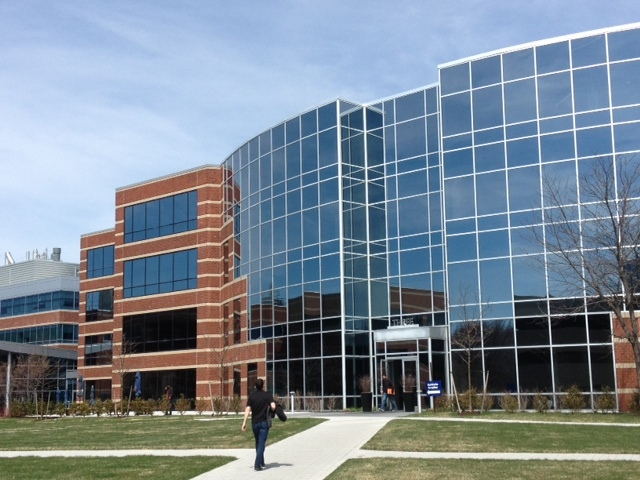
#> input picture Tasks/Practical_09/images_for_blending/building1.jpg, 640 x 480 px
$ jupyter execute stitching.ipynb
#> lines starting #> are read from the running program, lines starting #| are printed output that depends on the picture
# Stitching Example with OpenCV

We used <https://www.geeksforgeeks.org/opencv-panorama-stitching/> as you had to enroll in a course to get the other code example...

[cell 1]
import cv2

imagePaths = [
    "images_for_blending/building1.jpg",
    "images_for_blending/building2.jpg",
    "images_for_blending/building3.jpg",
    "images_for_blending/building4.jpg",
    "images_for_blending/building5.jpg",
]
# initialized a list of images
imgs = []

for i in range(len(imagePaths)):
    imgs.append(cv2.imread(imagePaths[i]))
    # imgs[i] = cv2.resize(imgs[i], (0, 0), fx=0.8, fy=0.8)


stitchy = cv2.Stitcher.create()
(dummy, output) = stitchy.stitch(imgs)
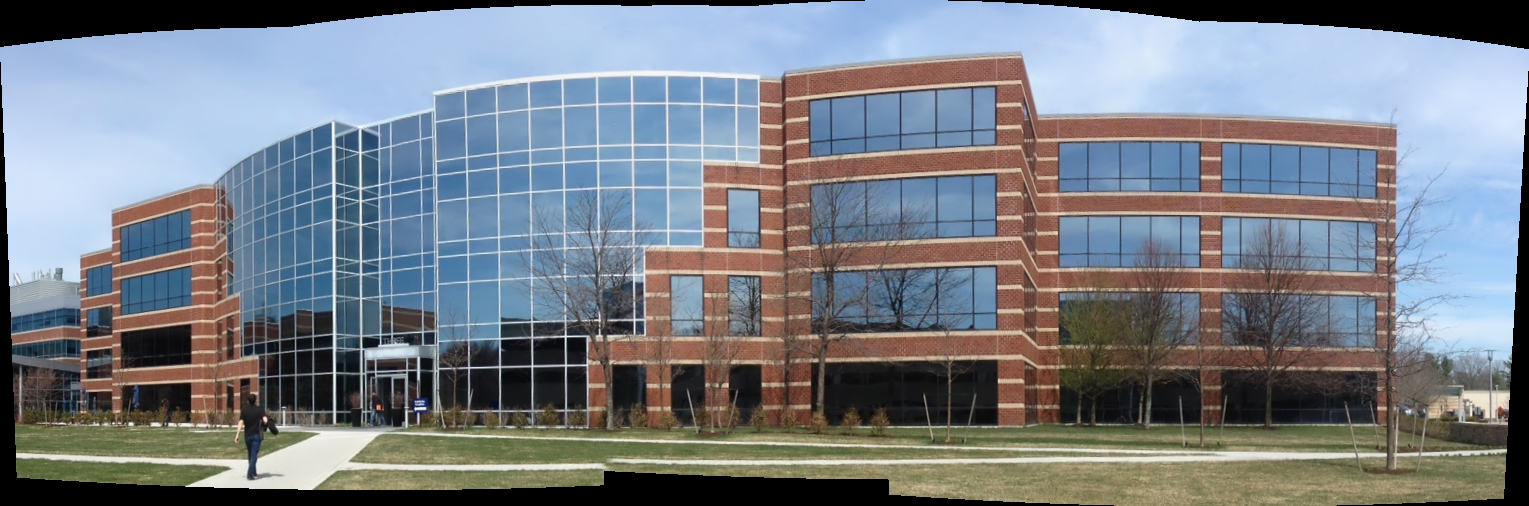
#> output: shape (506, 1529, 3); mean of channels 0, 1, 2 134.4, 126.6, 120.6; drawn as B, G, R

if dummy != cv2.STITCHER_OK:
    print("stitching not successful")
else:
    print("Panorama is ready")

# final output
cv2.imshow("final result", output)
cv2.waitKey(0)
